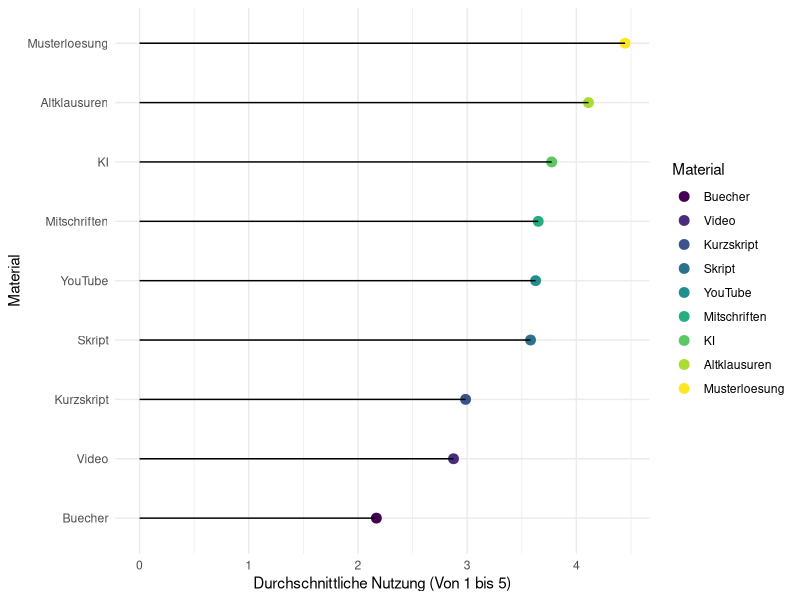

Write the R code that produced this figure.

#Library installieren 
library(tidyverse)

#Reinladen der Umfrage ins global Enviorment
survey.data <- read.csv("results-survey_cleaned.csv")

#Frage/Plot 1 - Ein abbild zeigen von dem was wir eigentlich grade Nutzen

#Wir extrahieren die passenden Informationen aus unserer Umfrage für unseren Plot
plot.1.data <- survey.data %>%
  #Wir wählen uns die wichtigen Daten aus der Befragung aus (Hier: Die Daten zur Nutzung)
  select(starts_with("Nutzung")) %>%
  #Wir fassen alles zusammen indem wir den Durschnitt für alle mittel ausrechnen und fehlende Werte entfernen
  summarise(across(everything(), mean, na.rm = TRUE)) %>%
  #Wir Formen unser Material um damit wir das ganze mit ggplot vernünftig erstellen 
  #können und bennen Material und den Score richtig um 
  pivot_longer(everything(), names_to = "Material", values_to = "Score") %>%
  #Wir entfernen von den Spalten die bleibsel der csv Datei und Sortieren
  #es so das zuerst die Materialspalte und dann die Scorespalte kommt
  mutate(
    Material = str_remove_all(Material, "Nutzung_|_Num"),
    Material = fct_reorder(Material, Score)
  )

#Wir erstellen unseren Plot für das erste Thema 
ggplot(plot.1.data, aes(x = Score, y = Material)) +
  #Wir erstellen einen kleinen Punkt an der Spitze der Nutzung
  geom_point(size = 3, aes(color = Material)) +
  #Wir zeichnen eine Linie die bis zu dem eben gezeichneten Punkt geht 
  geom_segment(aes(
    x = 0,
    xend = Score,
    y = Material,
    yend = Material
  )) +
  #Hinzufügen von Achsenbeschriftungen
  labs(x = "Durchschnittliche Nutzung (Von 1 bis 5)",
       y = "Material") +
  #Minimal Theme und Farbpallete für Optik vom Plots
  theme_minimal() +
  scale_color_viridis_d() 
